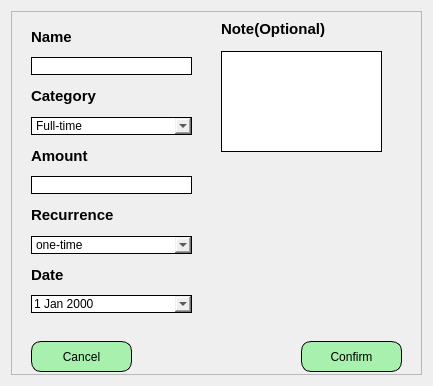
<?xml version="1.0" encoding="UTF-8"?>
<ui version="4.0">
 <class>Dialog</class>
 <widget class="QDialog" name="Dialog">
  <property name="geometry">
   <rect>
    <x>0</x>
    <y>0</y>
    <width>433</width>
    <height>386</height>
   </rect>
  </property>
  <property name="windowTitle">
   <string>Dialog</string>
  </property>
  <property name="styleSheet">
   <string notr="true">#confirm_btn{
background-color:#A7F0AE;
border-radius: 10px;
border: 1px solid black;
}
#cancel_btn{
background-color:#A7F0AE;
border-radius: 10px;
border: 1px solid black;
}
#amount_entry,#note_entry,#name_entry,#category_comboBox,#recurence_comboBox,#date_entry{
border: 1px solid black;
}
</string>
  </property>
  <layout class="QVBoxLayout" name="verticalLayout_2">
   <item>
    <widget class="QFrame" name="frame">
     <property name="frameShape">
      <enum>QFrame::StyledPanel</enum>
     </property>
     <property name="frameShadow">
      <enum>QFrame::Raised</enum>
     </property>
     <widget class="QPushButton" name="cancel_btn">
      <property name="geometry">
       <rect>
        <x>20</x>
        <y>330</y>
        <width>101</width>
        <height>31</height>
       </rect>
      </property>
      <property name="text">
       <string>Cancel</string>
      </property>
     </widget>
     <widget class="QLabel" name="label_5">
      <property name="geometry">
       <rect>
        <x>210</x>
        <y>10</y>
        <width>131</width>
        <height>16</height>
       </rect>
      </property>
      <property name="font">
       <font>
        <pointsize>11</pointsize>
        <bold>true</bold>
       </font>
      </property>
      <property name="text">
       <string>Note(Optional)</string>
      </property>
     </widget>
     <widget class="QTextEdit" name="note_entry">
      <property name="geometry">
       <rect>
        <x>210</x>
        <y>40</y>
        <width>161</width>
        <height>101</height>
       </rect>
      </property>
     </widget>
     <widget class="QLabel" name="label_6">
      <property name="geometry">
       <rect>
        <x>180</x>
        <y>160</y>
        <width>211</width>
        <height>21</height>
       </rect>
      </property>
      <property name="text">
       <string/>
      </property>
     </widget>
     <widget class="QWidget" name="layoutWidget">
      <property name="geometry">
       <rect>
        <x>20</x>
        <y>11</y>
        <width>161</width>
        <height>291</height>
       </rect>
      </property>
      <layout class="QVBoxLayout" name="verticalLayout">
       <item>
        <widget class="QLabel" name="label">
         <property name="font">
          <font>
           <pointsize>11</pointsize>
           <bold>true</bold>
          </font>
         </property>
         <property name="text">
          <string>Name</string>
         </property>
        </widget>
       </item>
       <item>
        <widget class="QLineEdit" name="name_entry"/>
       </item>
       <item>
        <widget class="QLabel" name="label_2">
         <property name="font">
          <font>
           <pointsize>11</pointsize>
           <bold>true</bold>
          </font>
         </property>
         <property name="text">
          <string>Category</string>
         </property>
        </widget>
       </item>
       <item>
        <widget class="QComboBox" name="category_comboBox">
         <item>
          <property name="text">
           <string>Full-time</string>
          </property>
         </item>
         <item>
          <property name="text">
           <string>Part-time</string>
          </property>
         </item>
         <item>
          <property name="text">
           <string>Passive</string>
          </property>
         </item>
         <item>
          <property name="text">
           <string>Other</string>
          </property>
         </item>
        </widget>
       </item>
       <item>
        <widget class="QLabel" name="label_3">
         <property name="font">
          <font>
           <pointsize>11</pointsize>
           <bold>true</bold>
          </font>
         </property>
         <property name="text">
          <string>Amount</string>
         </property>
        </widget>
       </item>
       <item>
        <widget class="QLineEdit" name="amount_entry"/>
       </item>
       <item>
        <widget class="QLabel" name="label_7">
         <property name="font">
          <font>
           <pointsize>11</pointsize>
           <bold>true</bold>
          </font>
         </property>
         <property name="text">
          <string>Recurrence</string>
         </property>
        </widget>
       </item>
       <item>
        <widget class="QComboBox" name="recurence_comboBox">
         <item>
          <property name="text">
           <string>one-time</string>
          </property>
         </item>
         <item>
          <property name="text">
           <string>daily</string>
          </property>
         </item>
         <item>
          <property name="text">
           <string>weekly</string>
          </property>
         </item>
         <item>
          <property name="text">
           <string>monthly</string>
          </property>
         </item>
         <item>
          <property name="text">
           <string>yearly</string>
          </property>
         </item>
        </widget>
       </item>
       <item>
        <widget class="QLabel" name="label_4">
         <property name="font">
          <font>
           <pointsize>11</pointsize>
           <bold>true</bold>
          </font>
         </property>
         <property name="text">
          <string>Date</string>
         </property>
        </widget>
       </item>
       <item>
        <widget class="QDateEdit" name="date_entry">
         <property name="locale">
          <locale language="English" country="UnitedStates"/>
         </property>
         <property name="calendarPopup">
          <bool>true</bool>
         </property>
        </widget>
       </item>
      </layout>
     </widget>
     <widget class="QPushButton" name="confirm_btn">
      <property name="geometry">
       <rect>
        <x>290</x>
        <y>330</y>
        <width>101</width>
        <height>31</height>
       </rect>
      </property>
      <property name="text">
       <string>Confirm</string>
      </property>
     </widget>
    </widget>
   </item>
  </layout>
 </widget>
 <resources/>
 <connections/>
</ui>
